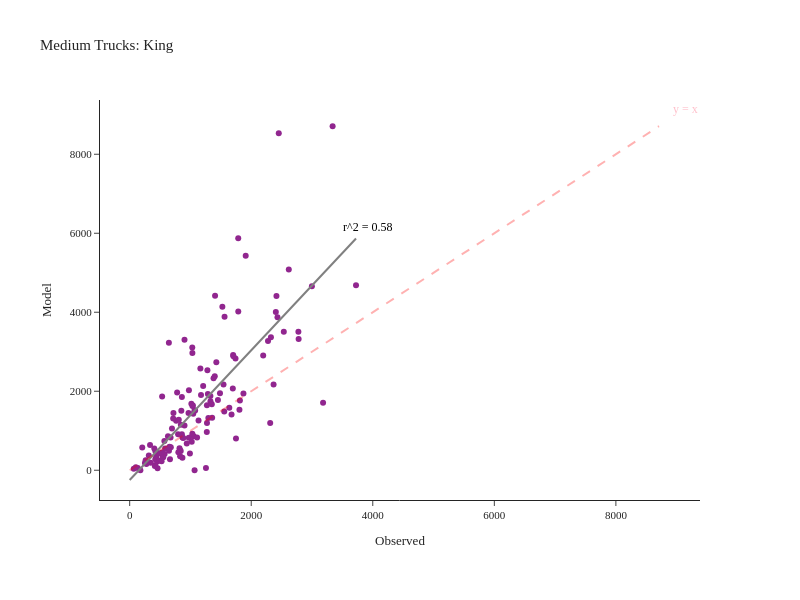

Notebook code cell kept with this figure:
### Code cell
fig = create_truck_chart(df_daily_med, 'Medium', 'King')
fig.show()

### Figure 1 — Plotly figure (JSON) as saved in the notebook; plotly's stock layout.template omitted (floating-point values rounded to 4 significant figures; data arrays with more than 128 entries replaced by an {"elided": "..."} marker saying what was removed)
{"data": [{"customdata": {"elided": "132x2 str values"}, "hovertemplate": "Observed=%{x}<br>Model=%{y}<br>location=%{customdata[0]}<br>County=%{customdata[1]}<extra></extra>", "legendgroup": "", "line": {"color": "Grey", "width": 2}, "marker": {"color": "#91268F", "symbol": "circle"}, "mode": "markers", "name": "", "orientation": "v", "showlegend": false, "type": "scatter", "x": {"elided": "132 int values"}, "xaxis": "x", "y": {"elided": "132 int values"}, "yaxis": "y"}, {"hovertemplate": "Observed=%{x}<br>Model=%{y}<extra></extra>", "legendgroup": "", "line": {"color": "Grey", "dash": "solid", "width": 2}, "marker": {"symbol": "circle"}, "mode": "lines", "name": "", "orientation": "v", "showlegend": false, "type": "scatter", "x": [0.0, 37.62, 75.23, 112.8, 150.5, 188.1, 225.7, 263.3, 300.9, 338.5, 376.2, 413.8, 451.4, 489.0, 526.6, 564.2, 601.9, 639.5, 677.1, 714.7, 752.3, 789.9, 827.6, 865.2, 902.8, 940.4, 978.0, 1016.0, 1053.0, 1091.0, 1128.0, 1166.0, 1204.0, 1241.0, 1279.0, 1317.0, 1354.0, 1392.0, 1429.0, 1467.0, 1505.0, 1542.0, 1580.0, 1617.0, 1655.0, 1693.0, 1730.0, 1768.0, 1806.0, 1843.0, 1881.0, 1918.0, 1956.0, 1994.0, 2031.0, 2069.0, 2107.0, 2144.0, 2182.0, 2219.0, 2257.0, 2295.0, 2332.0, 2370.0, 2407.0, 2445.0, 2483.0, 2520.0, 2558.0, 2596.0, 2633.0, 2671.0, 2708.0, 2746.0, 2784.0, 2821.0, 2859.0, 2896.0, 2934.0, 2972.0, 3009.0, 3047.0, 3085.0, 3122.0, 3160.0, 3197.0, 3235.0, 3273.0, 3310.0, 3348.0, 3385.0, 3423.0, 3461.0, 3498.0, 3536.0, 3574.0, 3611.0, 3649.0, 3686.0, 3724.0], "xaxis": "x", "y": [-247.0, -185.3, -123.5, -61.75, 0.008548, 61.77, 123.5, 185.3, 247.1, 308.8, 370.6, 432.3, 494.1, 555.9, 617.6, 679.4, 741.1, 802.9, 864.7, 926.4, 988.2, 1050.0, 1112.0, 1173.0, 1235.0, 1297.0, 1359.0, 1421.0, 1482.0, 1544.0, 1606.0, 1668.0, 1729.0, 1791.0, 1853.0, 1915.0, 1976.0, 2038.0, 2100.0, 2162.0, 2223.0, 2285.0, 2347.0, 2409.0, 2470.0, 2532.0, 2594.0, 2656.0, 2718.0, 2779.0, 2841.0, 2903.0, 2965.0, 3026.0, 3088.0, 3150.0, 3212.0, 3273.0, 3335.0, 3397.0, 3459.0, 3520.0, 3582.0, 3644.0, 3706.0, 3767.0, 3829.0, 3891.0, 3953.0, 4014.0, 4076.0, 4138.0, 4200.0, 4262.0, 4323.0, 4385.0, 4447.0, 4509.0, 4570.0, 4632.0, 4694.0, 4756.0, 4817.0, 4879.0, 4941.0, 5003.0, 5064.0, 5126.0, 5188.0, 5250.0, 5311.0, 5373.0, 5435.0, 5497.0, 5559.0, 5620.0, 5682.0, 5744.0, 5806.0, 5867.0], "yaxis": "y"}], "layout": {"annotations": [{"align": "right", "font": {"color": "pink", "size": 12}, "showarrow": false, "text": "y = x", "x": 9146.0, "y": 9146.0}, {"align": "right", "font": {"color": "black", "size": 12}, "showarrow": false, "text": "r^2 = 0.58", "x": 3910.0, "y": 6161.0}], "height": 600, "legend": {"tracegroupgap": 0}, "margin": {"b": 100, "l": 100, "r": 100, "t": 100}, "shapes": [{"line": {"color": "Red", "dash": "dash", "width": 2}, "type": "line", "x0": 0, "x1": 8710, "y0": 0, "y1": 8710}], "title": {"text": "Medium Trucks: King"}, "width": 800, "xaxis": {"anchor": "y", "domain": [0.0, 1.0], "title": {"text": "Observed"}}, "yaxis": {"anchor": "x", "domain": [0.0, 1.0], "title": {"text": "Model"}}}}
